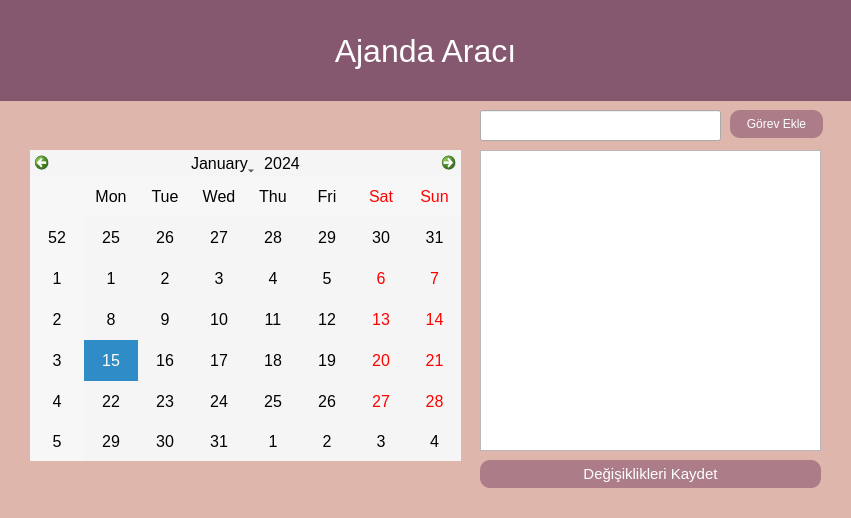
<?xml version="1.0" encoding="UTF-8"?>
<ui version="4.0">
 <class>Form</class>
 <widget class="QWidget" name="Form">
  <property name="geometry">
   <rect>
    <x>0</x>
    <y>0</y>
    <width>851</width>
    <height>518</height>
   </rect>
  </property>
  <property name="windowTitle">
   <string>Form</string>
  </property>
  <property name="styleSheet">
   <string notr="true">background-color:#DEB6AB;</string>
  </property>
  <widget class="QCalendarWidget" name="calendarWidget">
   <property name="geometry">
    <rect>
     <x>30</x>
     <y>150</y>
     <width>431</width>
     <height>311</height>
    </rect>
   </property>
   <property name="styleSheet">
    <string notr="true">font:12pt; background-color:whitesmoke; color:black;</string>
   </property>
  </widget>
  <widget class="QListWidget" name="tasksListWidget">
   <property name="geometry">
    <rect>
     <x>480</x>
     <y>150</y>
     <width>341</width>
     <height>301</height>
    </rect>
   </property>
   <property name="styleSheet">
    <string notr="true">font:12pt;background-color:none;</string>
   </property>
  </widget>
  <widget class="QPushButton" name="saveButton">
   <property name="geometry">
    <rect>
     <x>480</x>
     <y>460</y>
     <width>341</width>
     <height>28</height>
    </rect>
   </property>
   <property name="styleSheet">
    <string notr="true">border-radius:10px;
background-color:#AC7D88;
color:white;
font:11pt;</string>
   </property>
   <property name="text">
    <string>Değişiklikleri Kaydet</string>
   </property>
  </widget>
  <widget class="QPushButton" name="addButton">
   <property name="geometry">
    <rect>
     <x>730</x>
     <y>110</y>
     <width>93</width>
     <height>28</height>
    </rect>
   </property>
   <property name="styleSheet">
    <string notr="true">border-radius:10px;
background-color:#AC7D88;
color:white;
</string>
   </property>
   <property name="text">
    <string>Görev Ekle</string>
   </property>
  </widget>
  <widget class="QLabel" name="label">
   <property name="geometry">
    <rect>
     <x>0</x>
     <y>0</y>
     <width>851</width>
     <height>101</height>
    </rect>
   </property>
   <property name="styleSheet">
    <string notr="true">font-size : 24pt;
background : #85586F;
color:white;
</string>
   </property>
   <property name="text">
    <string>Ajanda Aracı</string>
   </property>
   <property name="alignment">
    <set>Qt::AlignCenter</set>
   </property>
  </widget>
  <widget class="QLineEdit" name="taskLineEdit">
   <property name="geometry">
    <rect>
     <x>480</x>
     <y>110</y>
     <width>241</width>
     <height>31</height>
    </rect>
   </property>
   <property name="styleSheet">
    <string notr="true">font:12pt;background-color:none;</string>
   </property>
  </widget>
 </widget>
 <resources/>
 <connections/>
</ui>
